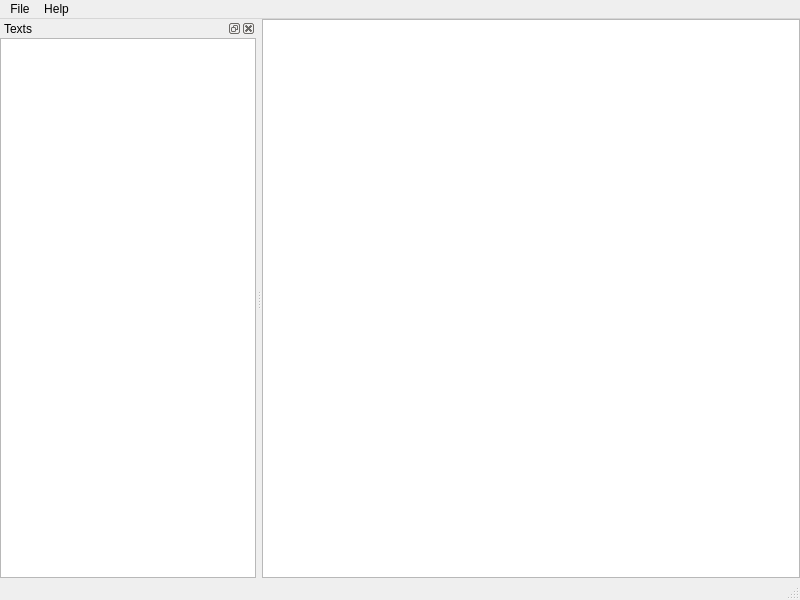
<?xml version="1.0" encoding="UTF-8"?>
<ui version="4.0">
 <class>TextsManagerMainWindow</class>
 <widget class="QMainWindow" name="TextsManagerMainWindow">
  <property name="geometry">
   <rect>
    <x>0</x>
    <y>0</y>
    <width>800</width>
    <height>600</height>
   </rect>
  </property>
  <property name="windowTitle">
   <string>MainWindow</string>
  </property>
  <widget class="QWidget" name="centralwidget">
   <layout class="QGridLayout" name="gridLayout">
    <property name="leftMargin">
     <number>0</number>
    </property>
    <property name="topMargin">
     <number>0</number>
    </property>
    <property name="rightMargin">
     <number>0</number>
    </property>
    <property name="bottomMargin">
     <number>0</number>
    </property>
    <item row="0" column="0">
     <widget class="QTextEdit" name="textEdit"/>
    </item>
   </layout>
  </widget>
  <widget class="QMenuBar" name="menubar">
   <property name="geometry">
    <rect>
     <x>0</x>
     <y>0</y>
     <width>800</width>
     <height>30</height>
    </rect>
   </property>
   <widget class="QMenu" name="menuHelp">
    <property name="title">
     <string>Help</string>
    </property>
    <addaction name="actionAbout"/>
   </widget>
   <widget class="QMenu" name="menuFile">
    <property name="title">
     <string>File</string>
    </property>
    <addaction name="actionImport_Text"/>
    <addaction name="actionImport_Directory"/>
   </widget>
   <addaction name="menuFile"/>
   <addaction name="menuHelp"/>
  </widget>
  <widget class="QStatusBar" name="statusbar"/>
  <widget class="QDockWidget" name="dockWidgetTexts">
   <property name="windowTitle">
    <string>Texts</string>
   </property>
   <attribute name="dockWidgetArea">
    <number>1</number>
   </attribute>
   <widget class="QWidget" name="dockWidgetContents">
    <layout class="QGridLayout" name="gridLayout_2">
     <property name="leftMargin">
      <number>0</number>
     </property>
     <property name="topMargin">
      <number>0</number>
     </property>
     <property name="rightMargin">
      <number>0</number>
     </property>
     <property name="bottomMargin">
      <number>0</number>
     </property>
     <item row="0" column="0">
      <widget class="QTreeView" name="treeViewTexts"/>
     </item>
    </layout>
   </widget>
  </widget>
  <action name="actionAbout">
   <property name="icon">
    <iconset resource="../../Resources/KaladriusTrainer.qrc">
     <normaloff>:/Icons/question.png</normaloff>:/Icons/question.png</iconset>
   </property>
   <property name="text">
    <string>About</string>
   </property>
  </action>
  <action name="actionImport_Text">
   <property name="icon">
    <iconset resource="../../Resources/KaladriusTrainer.qrc">
     <normaloff>:/Icons/database-import.png</normaloff>:/Icons/database-import.png</iconset>
   </property>
   <property name="text">
    <string>Import Text</string>
   </property>
  </action>
  <action name="actionImport_Directory">
   <property name="icon">
    <iconset resource="../../Resources/KaladriusTrainer.qrc">
     <normaloff>:/Icons/database-import.png</normaloff>:/Icons/database-import.png</iconset>
   </property>
   <property name="text">
    <string>Import Directory</string>
   </property>
  </action>
 </widget>
 <resources>
  <include location="../../Resources/KaladriusTrainer.qrc"/>
 </resources>
 <connections/>
</ui>
